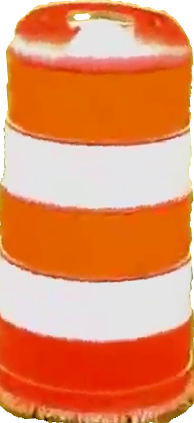
#> input picture barrel.png, 194 x 423 px
$ jupyter execute --allow-errors cv-2.ipynb
#> lines starting #> are read from the running program, lines starting #| are printed output that depends on the picture; after the words box and inside, x2 and y2 are one past the last pixel; in counts of white or black regions, pixels touching at a corner belong together; pictures that were not available may be replaced by others from this repository, and a replacement may not be noted
[cell 1]
import numpy as np
import cv2

def conv_to_hsv(img):
    return cv2.cvtColor(img, cv2.COLOR_BGR2HSV)

def conv_to_hsv_hist(img):
    hsv_img = conv_to_hsv(img)
    hist_img = cv2.calcHist([hsv_img], [0, 1], None, [180, 256], [0, 180, 0, 256])
    cv2.normalize(hist_img,hist_img,0,255,cv2.NORM_MINMAX)
    return hist_img

reference = 'barrel.png'
target_img_name = 'vid_frame.png'
img = cv2.imread(reference)
#> img is the input picture: shape (423, 194, 3); mean B, G, R 98.3, 142, 228.4
target_img = cv2.imread(target_img_name)
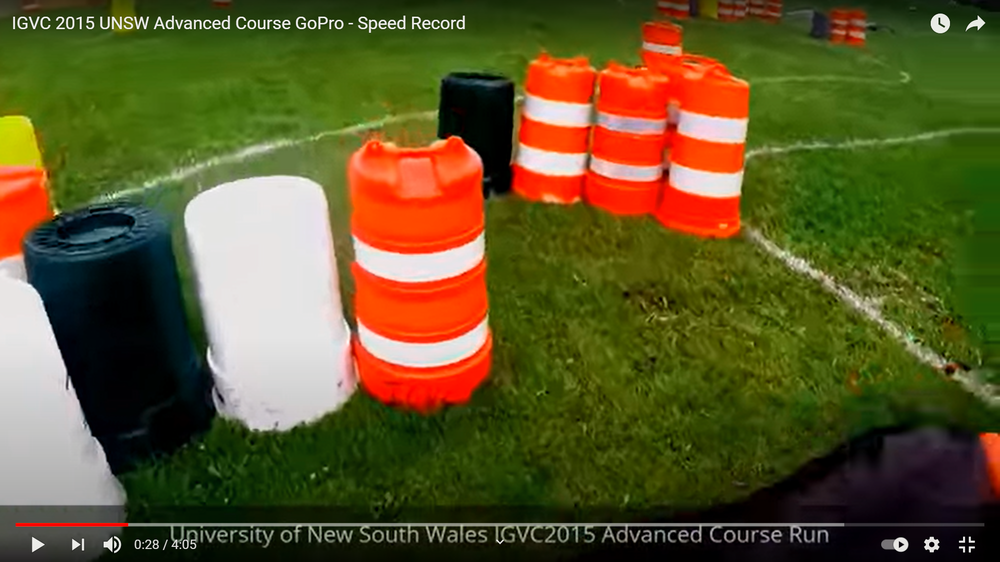
#> input picture vid_frame.png, 1000 x 562 px, shrunk from 1920 x 1080 before the run
#> target_img is the input picture: shape (562, 1000, 3); mean B, G, R 40.9, 86.7, 94.8
img_hist = conv_to_hsv_hist(img)
#> in conv_to_hsv, `return cv2.cvtColor(img, cv2.COLOR_BGR2HSV)`: returned value: shape (423, 194, 3); mean H, S, V 29.2, 148, 228.6
#> in conv_to_hsv_hist, `cv2.normalize(hist_img,hist_img,0,255,cv2.NORM_MINMAX)`:
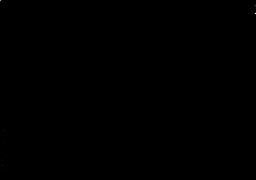
#> hist_img: shape (180, 256) float32; min 0, max 255, mean 0

#> (a cell that did not finish here is left out)

[cell 3]
import cv2
import matplotlib.pyplot as plt

img = cv2.imread('barrel.png',1)
plt.subplot(121),plt.axis("off"),plt.title("Original Image"),plt.imshow(img,cmap='gray')
img = cv2.cvtColor(img, cv2.COLOR_BGR2GRAY)
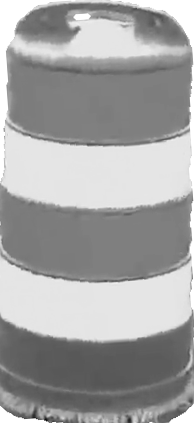
#> img: shape (423, 194); min 14, max 255, mean 162.8
hist = cv2.calcHist([img],[0], None, [256], [0,256])
#> hist = 256 values, max 13752 at index 229, min 0 at index 0, mean 320.6
plt.subplot(122),plt.plot(hist),plt.xlabel('Pixel intensity value'),plt.ylabel('Frequency'),plt.title('Histogram')
plt.show()
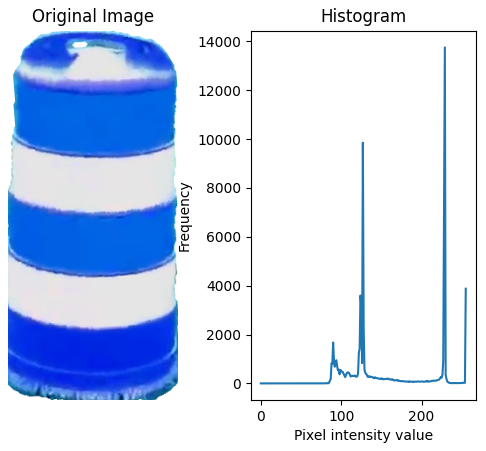
#> figure drawn by matplotlib, 2 panels; B, G, R data is drawn as R, G, B; panel 2: curve peaks at x = 229, y = 13752

[cell 4]
disc = cv2.getStructuringElement(cv2.MORPH_ELLIPSE,(5,5))
cap = cv2.VideoCapture('matching_cones.mp4')

[cell 5]
def find_barrel(img):
    frame = conv_to_hsv(img)
#> in conv_to_hsv (call 2), `return cv2.cvtColor(img, cv2.COLOR_BGR2HSV)`: returned value: shape (562, 1000, 3); mean H, S, V 46.7, 185.7, 109.4
    res = cv2.calcBackProject([frame],[0,1],img_hist,[0,180,0,256],1)
    cv2.filter2D(res,-1,disc,res)
    cv2.normalize(res,res,0,255,cv2.NORM_MINMAX)
    ret,thresh = cv2.threshold(res,50,255,0)
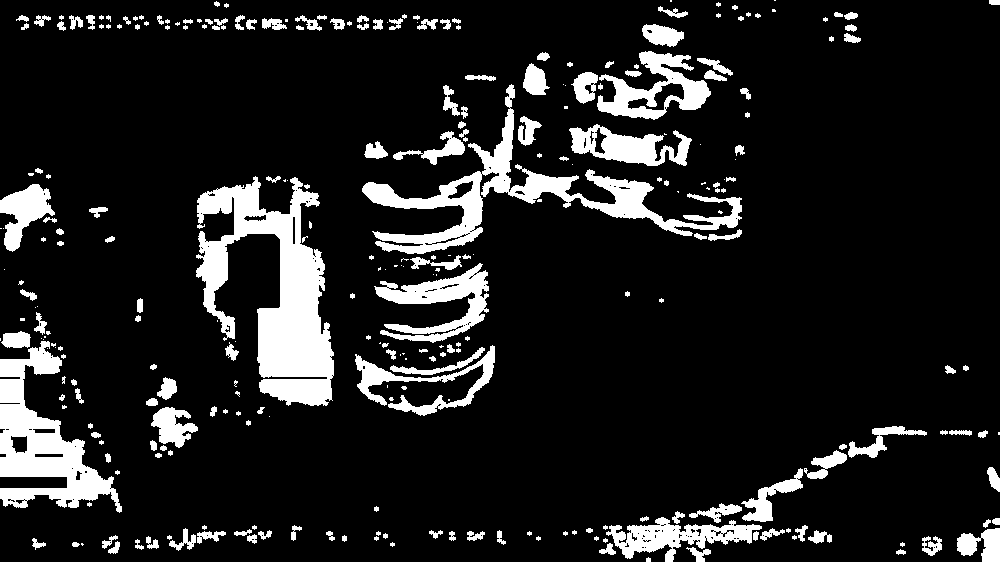
#> thresh: shape (562, 1000); 12.5% white; 293 white regions (128 under 20 px), largest, box (x1, y1, x2, y2) and area: (196, 176, 334, 406) 14756, (362, 84, 742, 254) 10162, (0, 341, 122, 513) 8352
    final = cv2.merge((thresh,thresh,thresh))
    result = cv2.bitwise_or(img,final)
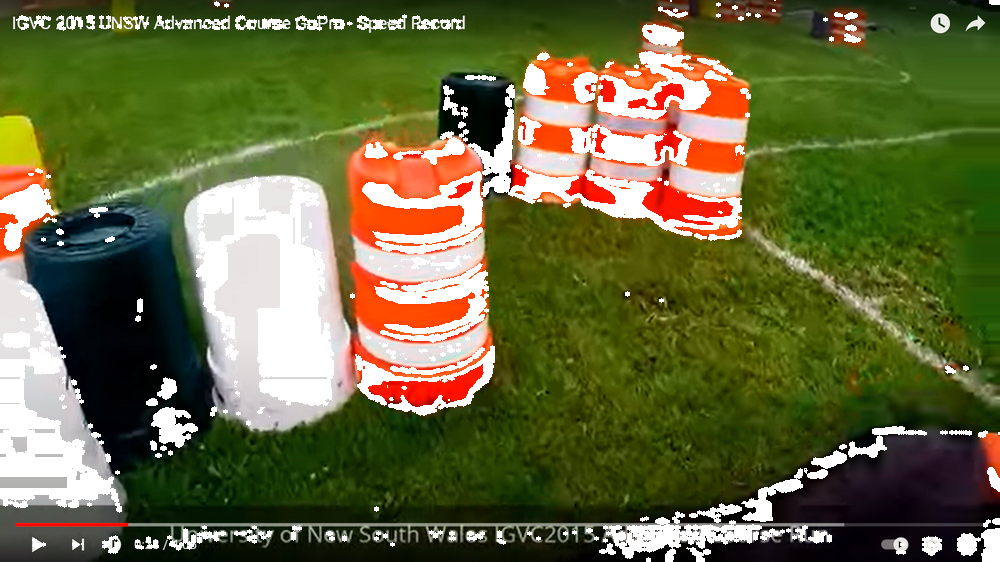
#> result: shape (562, 1000, 3); mean B, G, R 62, 105.4, 104.1
    return result

[cell 6]
result = find_barrel(target_img)
cv2.imwrite('required_image.jpg', result)
cv2.imshow('check', result)
cv2.waitKey()

[cell 7]
while cap.isOpened():
    ret, frame = cap.read()
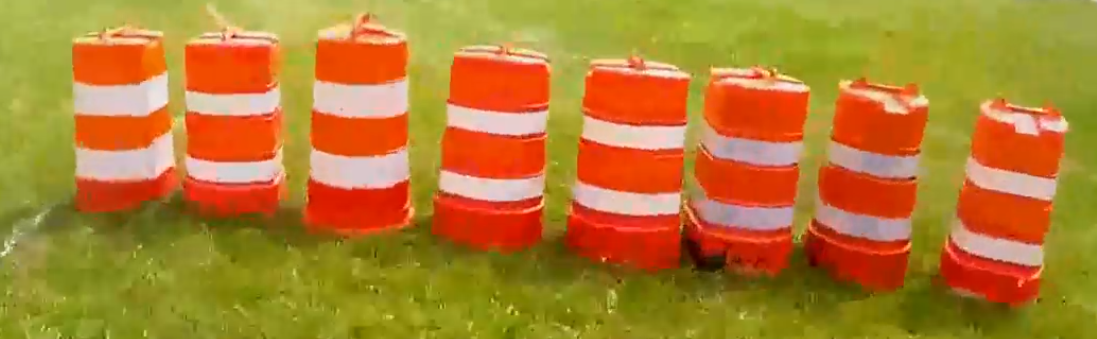
#> input picture Original.png, 1097 x 339 px, given in place of matching_cones.mp4, which was not available
#> frame is the input picture: shape (339, 1097, 3); mean B, G, R 48.3, 126.2, 177.4
    if not ret:
        break
    result = find_barrel(frame)
#> in conv_to_hsv (call 3), `return cv2.cvtColor(img, cv2.COLOR_BGR2HSV)`: returned value: shape (339, 1097, 3); mean H, S, V 24.5, 190.2, 179.4
#> in find_barrel (call 2), `cv2.filter2D(res,-1,disc,res)`:
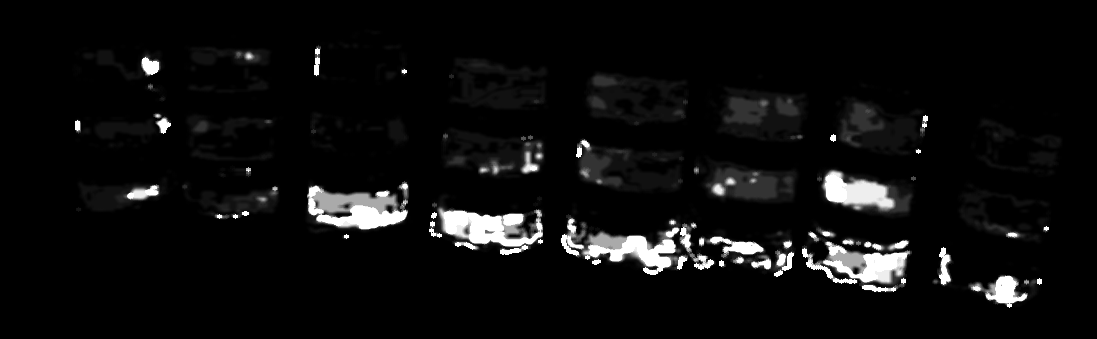
#> res: shape (339, 1097); min 0, max 255, mean 13.5
#> in find_barrel (call 2), `ret,thresh = cv2.threshold(res,50,255,0)`:
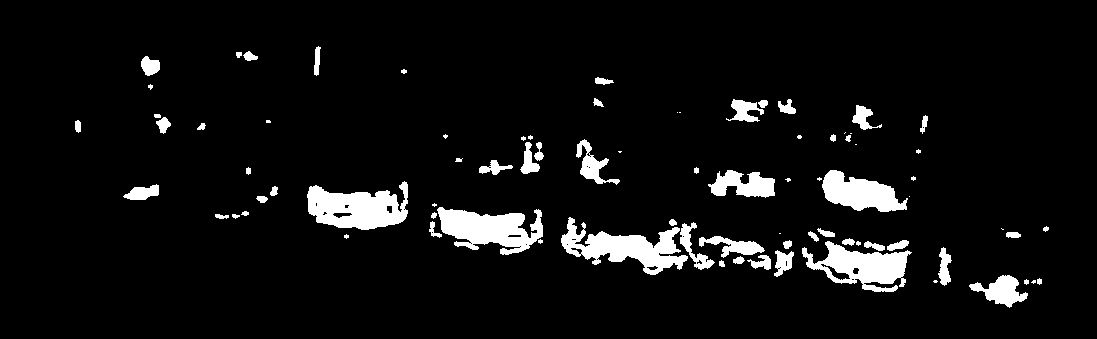
#> thresh: shape (339, 1097); 6.4% white; 83 white regions (25 under 20 px), largest, box (x1, y1, x2, y2) and area: (307, 181, 408, 230) 3182, (561, 217, 688, 275) 3140, (437, 207, 543, 255) 3028
#> in find_barrel (call 2), `result = cv2.bitwise_or(img,final)`:
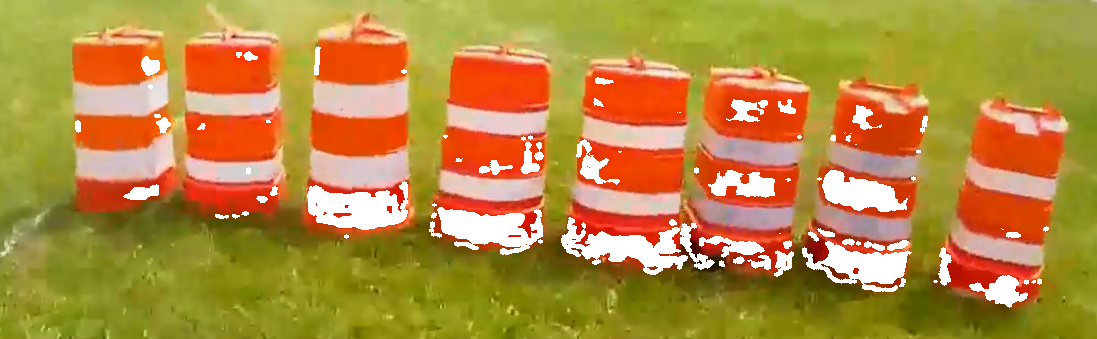
#> result: shape (339, 1097, 3); mean B, G, R 64.4, 139.8, 181.2
    cv2.imshow('match', result)
    if cv2.waitKey(25) == ord('q'):
#> (key q is pressed here)
        break

cap.release()
cv2.destroyAllWindows()
